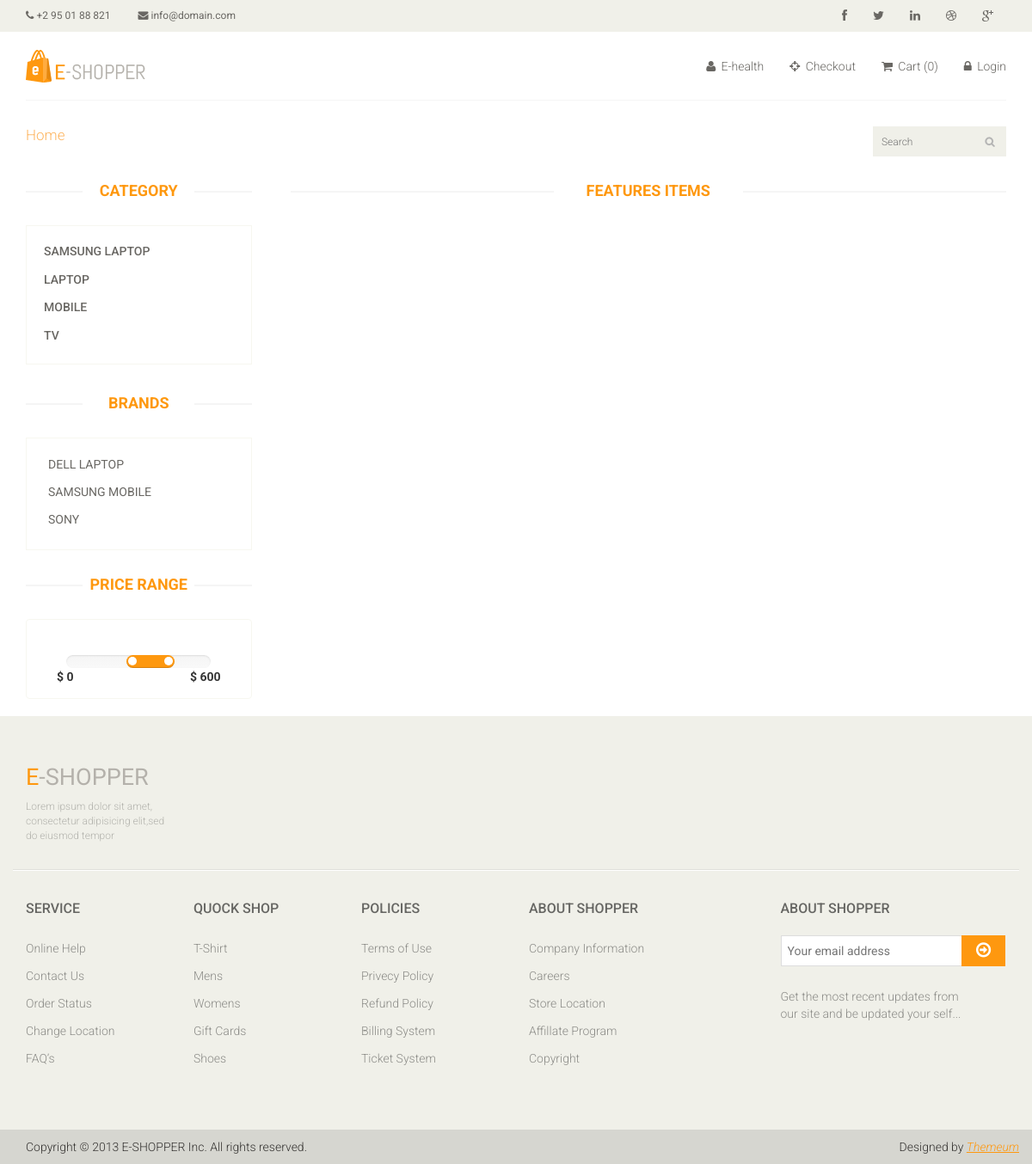
The app's page /index.php/welcome/accounts, older data.
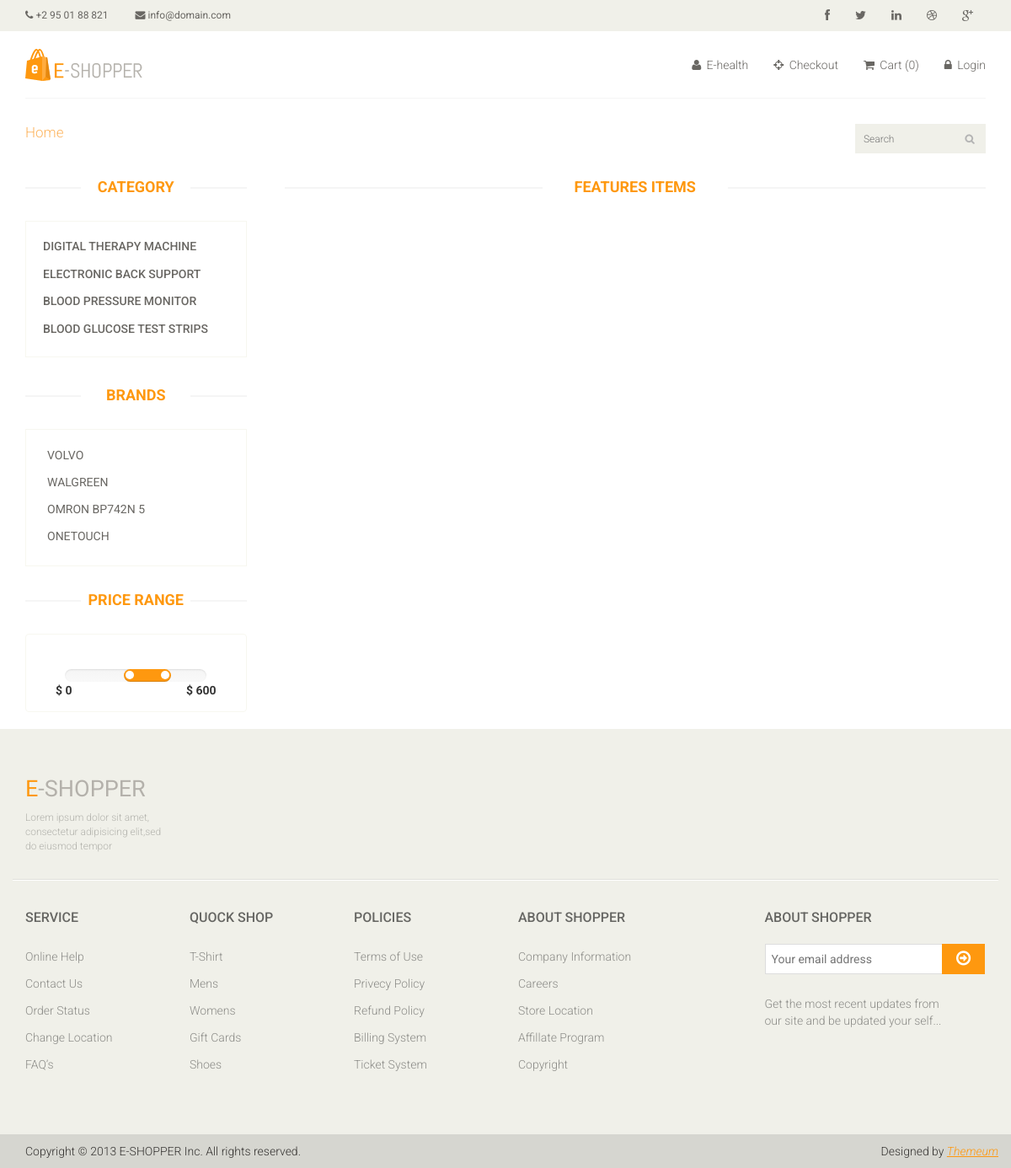
The same page, newer data.
### tables this page shows
CREATE TABLE `category` (
  `category_id` int(11) NOT NULL,
  `category_name` varchar(255) NOT NULL,
  `category_short_desc` varchar(255) NOT NULL,
  `category_long_desc` text NOT NULL,
  `category_status` tinyint(3) NOT NULL
);

CREATE TABLE `manufacturer` (
  `manufacturer_id` int(11) NOT NULL,
  `manufacturer_name` varchar(255) NOT NULL,
  `manufacturer_short_desc` varchar(255) NOT NULL,
  `manufacturer_long_desc` text NOT NULL,
  `manufacturer_status` tinyint(3) NOT NULL
);

### application/controllers/Welcome.php (called while the page is built, shortened)
<?php
class Welcome extends CI_Controller
{
    public function __construct()
    {
        $this->load->model('welcome_model');
    }
    public function accounts()
    {
        $data = array();
        $data['title'] = "Accounts";
        $data['slider'] = '';
        $data['featured_product'] = $this->load->view('pages/featured_product', '', true);
        $data['category'] = $this->load->view('pages/category', $data, true);
        $data['recommend'] = $this->load->view('pages/recommend', $data, true);
        $this->load->view('master', $data);
    }
}

### index.php (called while the page is built, shortened)
<?php
require_once BASEPATH.'core/CodeIgniter.php';

### application/models/Admin_model.php (called while the page is built, shortened)
<?php
    class Admin_model extends CI_Model
    {
        public function select_all_published_category()
        {
            $this->db->select('*');
            $this->db->from('category');
            $this->db->where('category_status',1);
            $query_result = $this->db->get();
            $result= $query_result->result();
            return $result;
        }
    }

### application/models/Manufacturer_model.php (called while the page is built, shortened)
<?php
class Manufacturer_model extends CI_Model{
    function  get_all_active_manufacturer(){
        $result = $this->db->select('*')
            ->from('manufacturer')
            ->where('manufacturer_status',1)
            ->get()->result();
        return $result;
    }
}

### application/views/master.php (the view, shortened to what the changed rows need)
<!DOCTYPE html>
<html lang="en">
<head>
    <link href="<?php echo base_url() ?>asset/css/bootstrap.min.css" rel="stylesheet">
    <link href="<?php echo base_url() ?>asset/css/font-awesome.min.css" rel="stylesheet">
    <link href="<?php echo base_url() ?>asset/css/prettyPhoto.css" rel="stylesheet">
    <link href="<?php echo base_url() ?>asset/css/price-range.css" rel="stylesheet">
    <link href="<?php echo base_url() ?>asset/css/animate.css" rel="stylesheet">
    <link href="<?php echo base_url() ?>asset/css/main.css" rel="stylesheet">
    <link href="<?php echo base_url() ?>asset/css/responsive.css" rel="stylesheet">
    <link href="<?php echo base_url() ?>asset/css/sweetalert2.min.css" rel="stylesheet">
</head>
<body>
<section>
    <div class="container">
        <div class="row">
            <?php
            if ($category != NULL OR $manufacturer != NULL OR $price_range != NULL) {
                ?>
                <div class="col-sm-3">
                    <div class="left-sidebar">
                        <h2>Category</h2>
                        <div class="panel-group category-products" id="accordian">
                            <?php
                            $all_published_category = $this->admin_model->select_all_published_category();
                            foreach ($all_published_category as $v_category) {
                                ?>
                                <div class="panel panel-default">
                                    <div class="panel-heading">
                                        <h4 class="panel-title"><a
                                                    href="javascript:void(0)"
                                                    onclick="category(<?php echo $v_category->category_id ?>)"><?php echo $v_category->category_name; ?></a>
                                        </h4>
                                    </div>
                                </div>
                            <?php } ?>
                        </div>
                        <div class="brands_products">
                            <h2>Brands</h2>
                            <div class="brands-name">
                                <ul class="nav nav-pills nav-stacked">
                                    <?php
                                    $all_published_manufacturer = $this->manufacturer_model->get_all_active_manufacturer();
                                    foreach ($all_published_manufacturer as $v_manufacturer) {
                                        ?>
                                        <li><a href="javascript:void(0)"
                                               onclick="brand(<?php echo $v_manufacturer->manufacturer_id ?>)"> <?php echo $v_manufacturer->manufacturer_name; ?>
                                            </a></li>
                                    <?php } ?>
                                </ul>
                            </div>
                        </div>
                        <div class="price-range">
                            <h2>Price Range</h2>
                        </div>
                    </div>
                </div>
            <?php } ?>
            <div class="col-sm-9 padding-right">
                <?php echo $featured_product; ?>
            </div>
        </div>
    </div>
</section>
<footer id="footer">
    <div class="footer-top">
        <div class="container">
            <div class="row">
                <div class="col-sm-2">
                    <div class="companyinfo">
                        <h2><span>e</span>-shopper</h2>
                    </div>
                </div>
            </div>
        </div>
    </div>
    <div class="footer-widget">
        <div class="container">
            <div class="row">
                <div class="col-sm-2">
                    <div class="single-widget">
                        <h2>Service</h2>
                    </div>
                </div>
                <div class="col-sm-2">
                    <div class="single-widget">
                        <h2>Quock Shop</h2>
                    </div>
                </div>
                <div class="col-sm-2">
                    <div class="single-widget">
                        <h2>Policies</h2>
                    </div>
                </div>
                <div class="col-sm-2">
                    <div class="single-widget">
                        <h2>About Shopper</h2>
                    </div>
                </div>
                <div class="col-sm-3 col-sm-offset-1">
                    <div class="single-widget">
                        <h2>About Shopper</h2>
                    </div>
                </div>
            </div>
        </div>
    </div>
</footer>
</body>
</html>

Row changes from the older to the newer data that the page shows:
no longer on this page (row edited): category: category_name "SAMSUNG LAPTOP"
no longer on this page (row edited): category: category_name "LAPTOP"
no longer on this page (row edited): category: category_name "MOBILE"
no longer on this page (row edited): category: category_name "TV"
no longer on this page (row edited): manufacturer: manufacturer_name "DELL LAPTOP"
no longer on this page (row edited): manufacturer: manufacturer_name "SAMSUNG MOBILE"
no longer on this page (row edited): manufacturer: manufacturer_name "SONY"
added category: category_name "DIGITAL THERAPY MACHINE"
added category: category_name "ELECTRONIC BACK SUPPORT"
added category: category_name "BLOOD PRESSURE MONITOR"
added category: category_name "BLOOD GLUCOSE TEST STRIPS"
added manufacturer: manufacturer_name "VOLVO"
added manufacturer: manufacturer_name "WALGREEN"
added manufacturer: manufacturer_name "OMRON BP742N 5"
added manufacturer: manufacturer_name "ONETOUCH"
